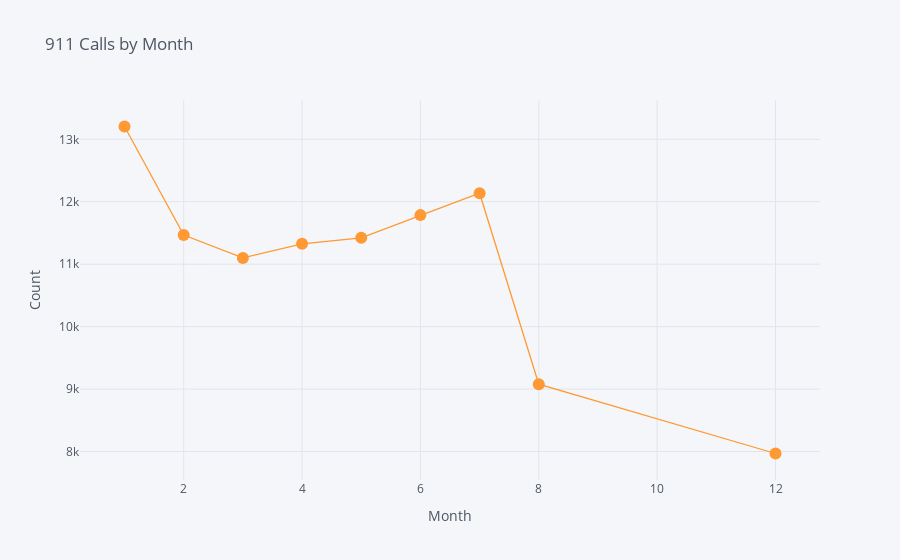

This figure's notebook cell:
### Code cell
#can we make this plot more interactive using plotly and cufflinks
month_counts.reset_index().iplot(kind='scatter', x='month', y='lat', mode='markers+lines',
                    xTitle='Month', yTitle='Count', title='911 Calls by Month')

### Figure 1 — Plotly figure (JSON) as saved in the notebook; plotly's stock layout.template omitted (floating-point values rounded to 4 significant figures)
{"data": [{"line": {"color": "rgba(255, 153, 51, 1.0)", "dash": "solid", "shape": "linear", "width": 1.3}, "marker": {"size": 12, "symbol": "circle"}, "mode": "markers+lines", "name": "lat", "text": "", "type": "scatter", "x": [1, 2, 3, 4, 5, 6, 7, 8, 12], "y": [13205, 11467, 11101, 11326, 11423, 11786, 12137, 9078, 7969]}], "layout": {"legend": {"bgcolor": "#F5F6F9", "font": {"color": "#4D5663"}}, "paper_bgcolor": "#F5F6F9", "plot_bgcolor": "#F5F6F9", "title": {"font": {"color": "#4D5663"}, "text": "911 Calls by Month"}, "xaxis": {"gridcolor": "#E1E5ED", "showgrid": true, "tickfont": {"color": "#4D5663"}, "title": {"font": {"color": "#4D5663"}, "text": "Month"}, "zerolinecolor": "#E1E5ED"}, "yaxis": {"gridcolor": "#E1E5ED", "showgrid": true, "tickfont": {"color": "#4D5663"}, "title": {"font": {"color": "#4D5663"}, "text": "Count"}, "zerolinecolor": "#E1E5ED"}}}
